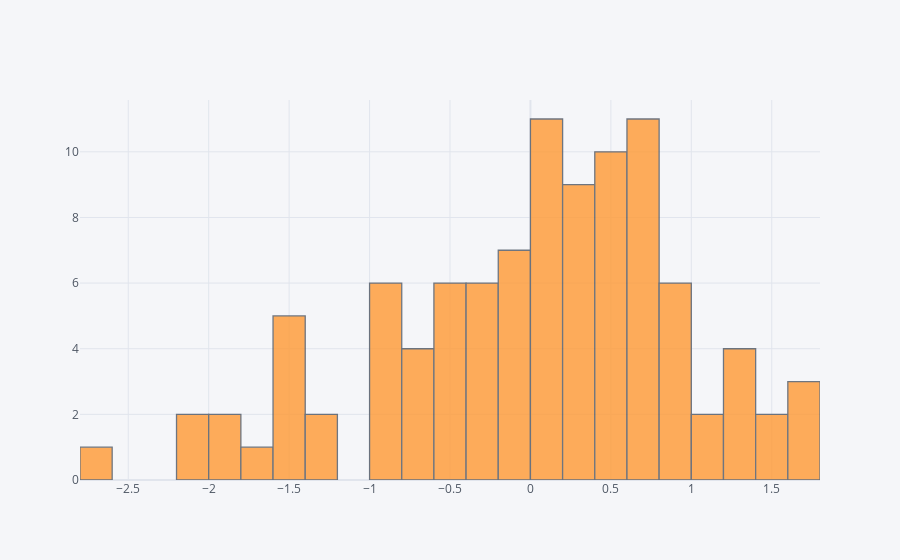

The notebook cell this image was saved under:
### Code cell
dataframe['a'].iplot(kind='hist', bins=30)

### Figure 1 — Plotly figure (JSON) as saved in the notebook; plotly's stock layout.template omitted (floating-point values rounded to 4 significant figures)
{"data": [{"histfunc": "count", "histnorm": "", "marker": {"color": "rgba(255, 153, 51, 1.0)", "line": {"color": "#4D5663", "width": 1.3}}, "name": "a", "nbinsx": 30, "opacity": 0.8, "orientation": "v", "type": "histogram", "x": [0.06428, 0.7357, 0.4693, 0.1588, 0.5968, -0.6114, 0.4555, 0.09713, -0.8611, -0.8275, 0.8372, -0.4591, 1.167, -0.9347, 1.024, 0.5119, 0.6952, -1.589, -0.1203, 0.8385, 1.443, -0.9405, 0.4069, -1.403, 0.7158, 0.1812, 0.3592, -1.309, -0.475, 0.7512, -0.8015, -0.1277, -1.464, -1.594, 0.8639, -0.2033, -1.992, 1.226, -0.4345, -0.7168, 0.2618, 0.5221, -2.654, -2.121, -0.4009, -0.3156, 1.76, 1.643, 1.333, 0.06864, 0.222, 0.3286, -0.6873, -0.178, 0.7683, -0.05933, 0.2641, -0.1321, -1.834, 0.2188, 0.4092, 0.579, 1.378, 1.781, -1.696, 0.6277, 0.1735, 0.1694, 0.2299, -0.5704, -0.2744, 1.413, -0.03617, 0.1301, 0.2317, -1.599, -0.5382, 0.5131, -1.238, 0.8316, 0.5317, 0.9204, 1.341, -2.191, -0.2232, 0.697, 0.3625, 0.1812, 0.7942, -0.85, -0.3295, -0.3241, 0.6176, 0.02628, 0.1017, 0.7138, 0.993, 0.7773, -0.1185, -0.7824]}], "layout": {"barmode": "overlay", "legend": {"bgcolor": "#F5F6F9", "font": {"color": "#4D5663"}}, "paper_bgcolor": "#F5F6F9", "plot_bgcolor": "#F5F6F9", "title": {"font": {"color": "#4D5663"}}, "xaxis": {"gridcolor": "#E1E5ED", "showgrid": true, "tickfont": {"color": "#4D5663"}, "title": {"font": {"color": "#4D5663"}, "text": ""}, "zerolinecolor": "#E1E5ED"}, "yaxis": {"gridcolor": "#E1E5ED", "showgrid": true, "tickfont": {"color": "#4D5663"}, "title": {"font": {"color": "#4D5663"}, "text": ""}, "zerolinecolor": "#E1E5ED"}}}
